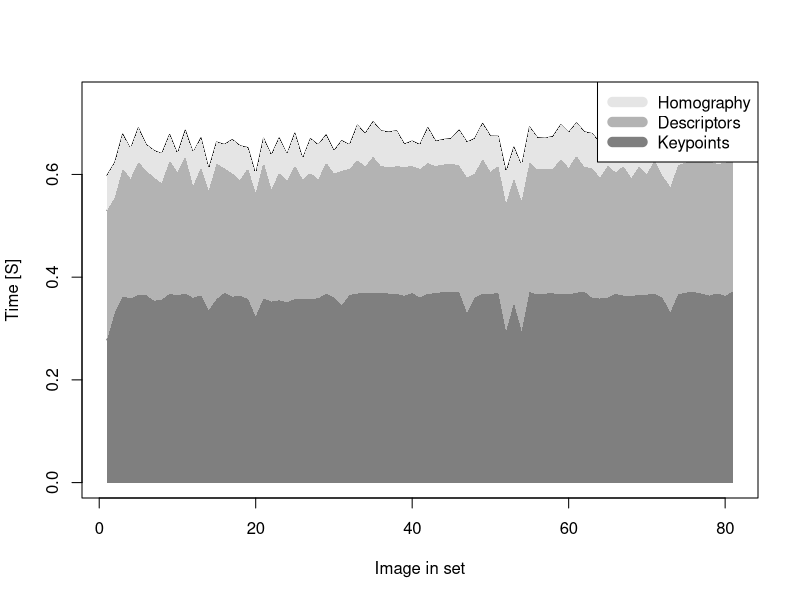
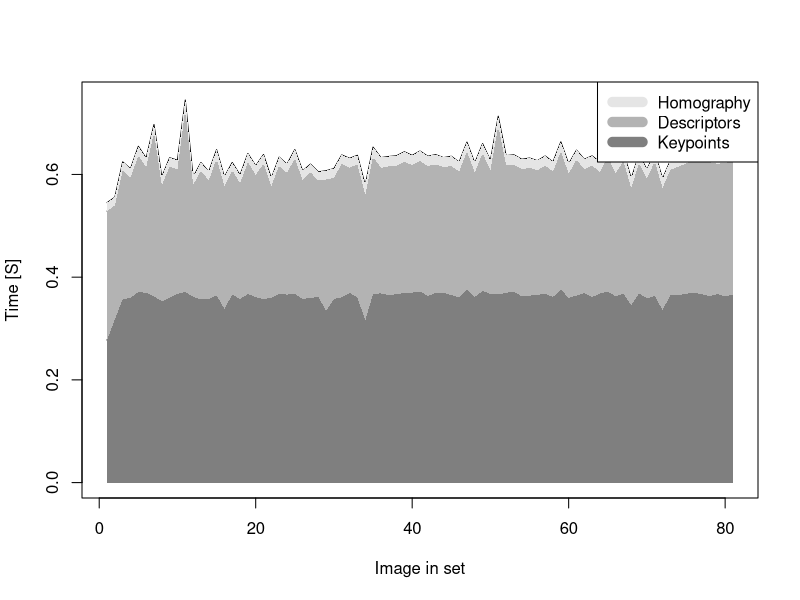
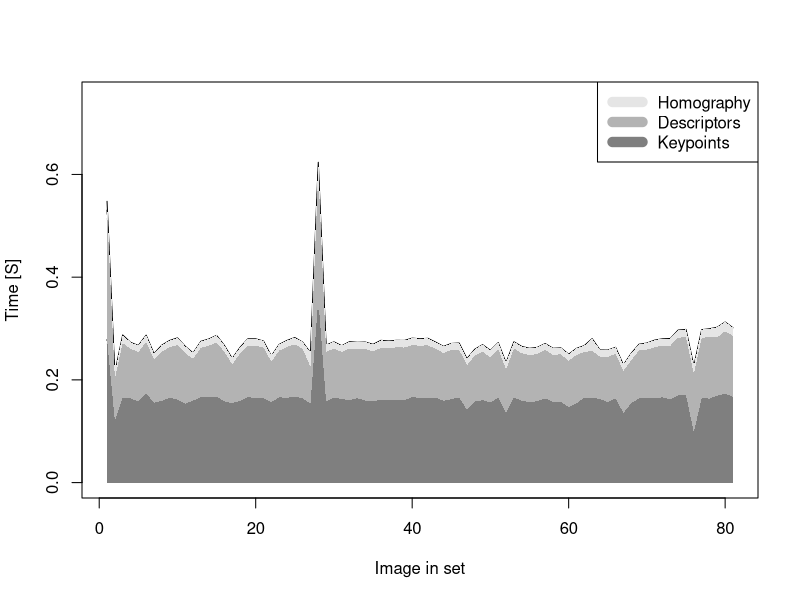

Here is the R script that generated these plots, in order:
file = read.csv("marker3_unoptimized.csv",header=FALSE);

sift_keypoints = file[,1] 
sift_descripts = file[,2] + sift_keypoints
sift_homograph = file[,3]


t = 1:length(sift_keypoints)
setEPS()
postscript("../report/graphics/marker3_timing_unoptimized.eps",width=8,height=4)
plot(t,  sift_homograph, type="l", lty=1, ylim=c(0,0.75) , xlab="Image in set", ylab="Time [S]")
lines(t, sift_descripts, type="l", lty=2)
lines(t, sift_keypoints, type="l", lty=3)
col = c("gray50","gray70","gray90")
polygon(c(t, rev(t)), c(sift_keypoints, array(0,length(t))), col = col[1], border = NA)
polygon(c(t, rev(t)), c(sift_descripts, rev(sift_keypoints)),col = col[2], border = NA)
polygon(c(t, rev(t)), c(sift_homograph, rev(sift_descripts)),col = col[3], border = NA)

legend("topright", legend=rev(c("Keypoints","Descriptors","Homography")), col=rev(col), lty=array("solid",3),lwd=10);
q = dev.off()

mean(sift_homograph)

file = read.csv("marker3_good_matches.csv",header=FALSE);

sift_keypoints = file[,1] 
sift_descripts = file[,2] + sift_keypoints
sift_homograph = file[,3]

t = 1:length(sift_keypoints)
setEPS()
postscript("../report/graphics/marker3_timing_good_matches.eps",width=8,height=4)
plot(t,  sift_homograph, type="l", lty=1, ylim=c(0,0.75) , xlab="Image in set", ylab="Time [S]")
lines(t, sift_descripts, type="l", lty=2)
lines(t, sift_keypoints, type="l", lty=3)
col = c("gray50","gray70","gray90")
polygon(c(t, rev(t)), c(sift_keypoints, array(0,length(t))), col = col[1], border = NA)
polygon(c(t, rev(t)), c(sift_descripts, rev(sift_keypoints)),col = col[2], border = NA)
polygon(c(t, rev(t)), c(sift_homograph, rev(sift_descripts)),col = col[3], border = NA)

legend("topright", legend=rev(c("Keypoints","Descriptors","Homography")), col=rev(col), lty=array("solid",3),lwd=10);
q = dev.off()

mean(sift_homograph)

file = read.csv("marker3_crop.csv",header=FALSE);

sift_keypoints = file[,1] 
sift_descripts = file[,2] + sift_keypoints
sift_homograph = file[,3]

t = 1:length(sift_keypoints)
setEPS()
postscript("../report/graphics/marker3_timing_crop.eps",width=8,height=4)
plot(t,  sift_homograph, type="l", lty=1, ylim=c(0,0.75) , xlab="Image in set", ylab="Time [S]")
lines(t, sift_descripts, type="l", lty=2)
lines(t, sift_keypoints, type="l", lty=3)
col = c("gray50","gray70","gray90")
polygon(c(t, rev(t)), c(sift_keypoints, array(0,length(t))), col = col[1], border = NA)
polygon(c(t, rev(t)), c(sift_descripts, rev(sift_keypoints)),col = col[2], border = NA)
polygon(c(t, rev(t)), c(sift_homograph, rev(sift_descripts)),col = col[3], border = NA)

legend("topright", legend=rev(c("Keypoints","Descriptors","Homography")), col=rev(col), lty=array("solid",3),lwd=10);
q = dev.off()

median(sift_homograph)
mean(sift_homograph)